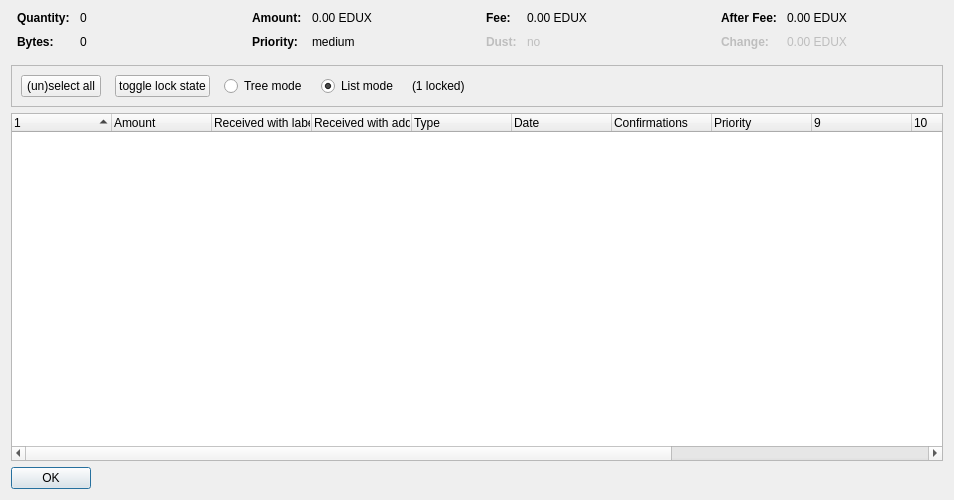
<?xml version="1.0" encoding="UTF-8"?>
<ui version="4.0">
 <class>CoinControlDialog</class>
 <widget class="QDialog" name="CoinControlDialog">
  <property name="geometry">
   <rect>
    <x>0</x>
    <y>0</y>
    <width>954</width>
    <height>500</height>
   </rect>
  </property>
  <property name="windowTitle">
   <string>Coin Selection</string>
  </property>
  <layout class="QVBoxLayout" name="verticalLayout">
   <item>
    <layout class="QHBoxLayout" name="horizontalLayoutTop" stretch="0,0,0,0">
     <property name="topMargin">
      <number>0</number>
     </property>
     <property name="bottomMargin">
      <number>10</number>
     </property>
     <item>
      <layout class="QFormLayout" name="formLayoutCoinControl1">
       <property name="horizontalSpacing">
        <number>10</number>
       </property>
       <property name="verticalSpacing">
        <number>10</number>
       </property>
       <property name="leftMargin">
        <number>6</number>
       </property>
       <property name="rightMargin">
        <number>6</number>
       </property>
       <item row="0" column="0">
        <widget class="QLabel" name="labelCoinControlQuantityText">
         <property name="font">
          <font>
           <weight>75</weight>
           <bold>true</bold>
          </font>
         </property>
         <property name="text">
          <string>Quantity:</string>
         </property>
        </widget>
       </item>
       <item row="0" column="1">
        <widget class="QLabel" name="labelCoinControlQuantity">
         <property name="cursor">
          <cursorShape>IBeamCursor</cursorShape>
         </property>
         <property name="contextMenuPolicy">
          <enum>Qt::ActionsContextMenu</enum>
         </property>
         <property name="text">
          <string notr="true">0</string>
         </property>
         <property name="textInteractionFlags">
          <set>Qt::LinksAccessibleByMouse|Qt::TextSelectableByKeyboard|Qt::TextSelectableByMouse</set>
         </property>
        </widget>
       </item>
       <item row="1" column="0">
        <widget class="QLabel" name="labelCoinControlBytesText">
         <property name="font">
          <font>
           <weight>75</weight>
           <bold>true</bold>
          </font>
         </property>
         <property name="text">
          <string>Bytes:</string>
         </property>
        </widget>
       </item>
       <item row="1" column="1">
        <widget class="QLabel" name="labelCoinControlBytes">
         <property name="cursor">
          <cursorShape>IBeamCursor</cursorShape>
         </property>
         <property name="contextMenuPolicy">
          <enum>Qt::ActionsContextMenu</enum>
         </property>
         <property name="text">
          <string notr="true">0</string>
         </property>
         <property name="textInteractionFlags">
          <set>Qt::LinksAccessibleByMouse|Qt::TextSelectableByKeyboard|Qt::TextSelectableByMouse</set>
         </property>
        </widget>
       </item>
      </layout>
     </item>
     <item>
      <layout class="QFormLayout" name="formLayoutCoinControl2">
       <property name="horizontalSpacing">
        <number>10</number>
       </property>
       <property name="verticalSpacing">
        <number>10</number>
       </property>
       <property name="leftMargin">
        <number>6</number>
       </property>
       <property name="rightMargin">
        <number>6</number>
       </property>
       <item row="0" column="0">
        <widget class="QLabel" name="labelCoinControlAmountText">
         <property name="font">
          <font>
           <weight>75</weight>
           <bold>true</bold>
          </font>
         </property>
         <property name="text">
          <string>Amount:</string>
         </property>
        </widget>
       </item>
       <item row="0" column="1">
        <widget class="QLabel" name="labelCoinControlAmount">
         <property name="cursor">
          <cursorShape>IBeamCursor</cursorShape>
         </property>
         <property name="contextMenuPolicy">
          <enum>Qt::ActionsContextMenu</enum>
         </property>
         <property name="text">
          <string notr="true">0.00 EDUX</string>
         </property>
         <property name="textInteractionFlags">
          <set>Qt::LinksAccessibleByMouse|Qt::TextSelectableByKeyboard|Qt::TextSelectableByMouse</set>
         </property>
        </widget>
       </item>
       <item row="1" column="0">
        <widget class="QLabel" name="labelCoinControlPriorityText">
         <property name="font">
          <font>
           <weight>75</weight>
           <bold>true</bold>
          </font>
         </property>
         <property name="text">
          <string>Priority:</string>
         </property>
        </widget>
       </item>
       <item row="1" column="1">
        <widget class="QLabel" name="labelCoinControlPriority">
         <property name="cursor">
          <cursorShape>IBeamCursor</cursorShape>
         </property>
         <property name="contextMenuPolicy">
          <enum>Qt::ActionsContextMenu</enum>
         </property>
         <property name="text">
          <string>medium</string>
         </property>
         <property name="textInteractionFlags">
          <set>Qt::LinksAccessibleByMouse|Qt::TextSelectableByKeyboard|Qt::TextSelectableByMouse</set>
         </property>
        </widget>
       </item>
      </layout>
     </item>
     <item>
      <layout class="QFormLayout" name="formLayoutCoinControl3">
       <property name="horizontalSpacing">
        <number>10</number>
       </property>
       <property name="verticalSpacing">
        <number>10</number>
       </property>
       <property name="leftMargin">
        <number>6</number>
       </property>
       <property name="rightMargin">
        <number>6</number>
       </property>
       <item row="0" column="0">
        <widget class="QLabel" name="labelCoinControlFeeText">
         <property name="font">
          <font>
           <weight>75</weight>
           <bold>true</bold>
          </font>
         </property>
         <property name="text">
          <string>Fee:</string>
         </property>
        </widget>
       </item>
       <item row="0" column="1">
        <widget class="QLabel" name="labelCoinControlFee">
         <property name="cursor">
          <cursorShape>IBeamCursor</cursorShape>
         </property>
         <property name="contextMenuPolicy">
          <enum>Qt::ActionsContextMenu</enum>
         </property>
         <property name="text">
          <string notr="true">0.00 EDUX</string>
         </property>
         <property name="textInteractionFlags">
          <set>Qt::LinksAccessibleByMouse|Qt::TextSelectableByKeyboard|Qt::TextSelectableByMouse</set>
         </property>
        </widget>
       </item>
       <item row="1" column="0">
        <widget class="QLabel" name="labelCoinControlLowOutputText">
         <property name="enabled">
          <bool>false</bool>
         </property>
         <property name="font">
          <font>
           <weight>75</weight>
           <bold>true</bold>
          </font>
         </property>
         <property name="text">
          <string>Dust:</string>
         </property>
        </widget>
       </item>
       <item row="1" column="1">
        <widget class="QLabel" name="labelCoinControlLowOutput">
         <property name="enabled">
          <bool>false</bool>
         </property>
         <property name="cursor">
          <cursorShape>IBeamCursor</cursorShape>
         </property>
         <property name="contextMenuPolicy">
          <enum>Qt::ActionsContextMenu</enum>
         </property>
         <property name="text">
          <string>no</string>
         </property>
         <property name="textInteractionFlags">
          <set>Qt::LinksAccessibleByMouse|Qt::TextSelectableByKeyboard|Qt::TextSelectableByMouse</set>
         </property>
        </widget>
       </item>
      </layout>
     </item>
     <item>
      <layout class="QFormLayout" name="formLayoutCoinControl4">
       <property name="horizontalSpacing">
        <number>10</number>
       </property>
       <property name="verticalSpacing">
        <number>10</number>
       </property>
       <property name="leftMargin">
        <number>6</number>
       </property>
       <property name="rightMargin">
        <number>6</number>
       </property>
       <item row="0" column="0">
        <widget class="QLabel" name="labelCoinControlAfterFeeText">
         <property name="font">
          <font>
           <weight>75</weight>
           <bold>true</bold>
          </font>
         </property>
         <property name="text">
          <string>After Fee:</string>
         </property>
        </widget>
       </item>
       <item row="0" column="1">
        <widget class="QLabel" name="labelCoinControlAfterFee">
         <property name="cursor">
          <cursorShape>IBeamCursor</cursorShape>
         </property>
         <property name="contextMenuPolicy">
          <enum>Qt::ActionsContextMenu</enum>
         </property>
         <property name="text">
          <string notr="true">0.00 EDUX</string>
         </property>
         <property name="textInteractionFlags">
          <set>Qt::LinksAccessibleByMouse|Qt::TextSelectableByKeyboard|Qt::TextSelectableByMouse</set>
         </property>
        </widget>
       </item>
       <item row="1" column="0">
        <widget class="QLabel" name="labelCoinControlChangeText">
         <property name="enabled">
          <bool>false</bool>
         </property>
         <property name="font">
          <font>
           <weight>75</weight>
           <bold>true</bold>
          </font>
         </property>
         <property name="text">
          <string>Change:</string>
         </property>
        </widget>
       </item>
       <item row="1" column="1">
        <widget class="QLabel" name="labelCoinControlChange">
         <property name="enabled">
          <bool>false</bool>
         </property>
         <property name="cursor">
          <cursorShape>IBeamCursor</cursorShape>
         </property>
         <property name="contextMenuPolicy">
          <enum>Qt::ActionsContextMenu</enum>
         </property>
         <property name="text">
          <string notr="true">0.00 EDUX</string>
         </property>
         <property name="textInteractionFlags">
          <set>Qt::LinksAccessibleByMouse|Qt::TextSelectableByKeyboard|Qt::TextSelectableByMouse</set>
         </property>
        </widget>
       </item>
      </layout>
     </item>
    </layout>
   </item>
   <item>
    <widget class="QFrame" name="frame">
     <property name="minimumSize">
      <size>
       <width>0</width>
       <height>40</height>
      </size>
     </property>
     <property name="frameShape">
      <enum>QFrame::StyledPanel</enum>
     </property>
     <property name="frameShadow">
      <enum>QFrame::Sunken</enum>
     </property>
     <layout class="QHBoxLayout" name="horizontalLayout">
      <item>
       <layout class="QHBoxLayout" name="horizontalLayoutPanel" stretch="0,0,0,0,0,0">
        <property name="spacing">
         <number>14</number>
        </property>
        <item>
         <widget class="QPushButton" name="pushButtonSelectAll">
          <property name="sizePolicy">
           <sizepolicy hsizetype="Maximum" vsizetype="Fixed">
            <horstretch>0</horstretch>
            <verstretch>0</verstretch>
           </sizepolicy>
          </property>
          <property name="text">
           <string>(un)select all</string>
          </property>
          <property name="autoDefault">
           <bool>false</bool>
          </property>
         </widget>
        </item>
        <item>
         <widget class="QPushButton" name="pushButtonToggleLock">
          <property name="sizePolicy">
           <sizepolicy hsizetype="Maximum" vsizetype="Fixed">
            <horstretch>0</horstretch>
            <verstretch>0</verstretch>
           </sizepolicy>
          </property>
          <property name="text">
           <string>toggle lock state</string>
          </property>
          <property name="autoDefault">
           <bool>false</bool>
          </property>
         </widget>
        </item>
        <item>
         <widget class="QRadioButton" name="radioTreeMode">
          <property name="sizePolicy">
           <sizepolicy hsizetype="Maximum" vsizetype="Fixed">
            <horstretch>0</horstretch>
            <verstretch>0</verstretch>
           </sizepolicy>
          </property>
          <property name="text">
           <string>Tree mode</string>
          </property>
         </widget>
        </item>
        <item>
         <widget class="QRadioButton" name="radioListMode">
          <property name="sizePolicy">
           <sizepolicy hsizetype="Maximum" vsizetype="Fixed">
            <horstretch>0</horstretch>
            <verstretch>0</verstretch>
           </sizepolicy>
          </property>
          <property name="text">
           <string>List mode</string>
          </property>
          <property name="checked">
           <bool>true</bool>
          </property>
         </widget>
        </item>
        <item>
         <widget class="QLabel" name="labelLocked">
          <property name="text">
           <string>(1 locked)</string>
          </property>
         </widget>
        </item>
        <item>
         <spacer name="horizontalSpacer">
          <property name="orientation">
           <enum>Qt::Horizontal</enum>
          </property>
          <property name="sizeHint" stdset="0">
           <size>
            <width>40</width>
            <height>20</height>
           </size>
          </property>
         </spacer>
        </item>
       </layout>
      </item>
     </layout>
    </widget>
   </item>
   <item>
    <widget class="CoinControlTreeWidget" name="treeWidget">
     <property name="contextMenuPolicy">
      <enum>Qt::CustomContextMenu</enum>
     </property>
     <property name="sortingEnabled">
      <bool>false</bool>
     </property>
     <property name="columnCount">
      <number>13</number>
     </property>
     <attribute name="headerShowSortIndicator" stdset="0">
      <bool>true</bool>
     </attribute>
     <attribute name="headerStretchLastSection">
      <bool>false</bool>
     </attribute>
     <column>
      <property name="text">
       <string/>
      </property>
     </column>
     <column>
      <property name="text">
       <string>Amount</string>
      </property>
     </column>
     <column>
      <property name="text">
       <string>Received with label</string>
      </property>
     </column>
     <column>
      <property name="text">
       <string>Received with address</string>
      </property>
     </column>
     <column>
      <property name="text">
	<string>Type</string>
      </property>
     </column>
     <column>
      <property name="text">	 
       <string>Date</string>
      </property>
     </column>
     <column>
      <property name="text">
       <string>Confirmations</string>
      </property>
      <property name="toolTip">
       <string>Confirmed</string>
      </property>
     </column>
     <column>
      <property name="text">
       <string>Priority</string>
      </property>
     </column>
     <column>
      <property name="text">
       <string/>
      </property>
     </column>
     <column>
      <property name="text">
       <string/>
      </property>
     </column>
     <column>
      <property name="text">
       <string/>
      </property>
     </column>
     <column>
      <property name="text">
       <string/>
      </property>
     </column>
     <column>
      <property name="text">
       <string/>
      </property>
     </column>
    </widget>
   </item>
   <item>
    <widget class="QDialogButtonBox" name="buttonBox">
     <property name="sizePolicy">
      <sizepolicy hsizetype="Maximum" vsizetype="Fixed">
       <horstretch>0</horstretch>
       <verstretch>0</verstretch>
      </sizepolicy>
     </property>
     <property name="orientation">
      <enum>Qt::Horizontal</enum>
     </property>
     <property name="standardButtons">
      <set>QDialogButtonBox::Ok</set>
     </property>
    </widget>
   </item>
  </layout>
 </widget>
 <customwidgets>
  <customwidget>
   <class>CoinControlTreeWidget</class>
   <extends>QTreeWidget</extends>
   <header>coincontroltreewidget.h</header>
  </customwidget>
 </customwidgets>
 <resources/>
 <connections/>
</ui>
